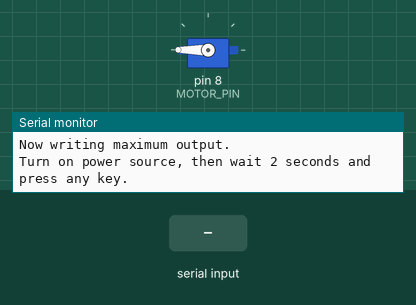
Bench run of a sketch on a simulated Arduino Uno, built with avr-gcc and run on an emulated ATmega328P. Parts: servo, the last lines printed to the serial monitor. The inputs (shaded band) are chosen by the test bench.

Above: at 0.9 s.
1.0 s: "90,45\n" received over Serial
At 1.8 s:
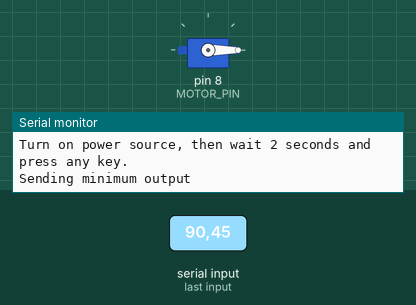
2.5 s: "30,150\n" received over Serial
At 3.4 s:
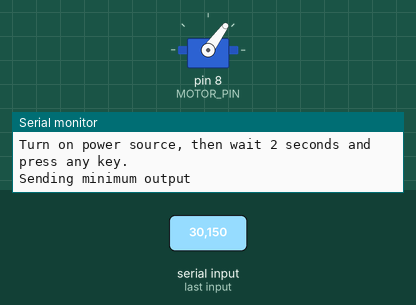
4.0 s: "90\n" received over Serial
At 4.3 s:
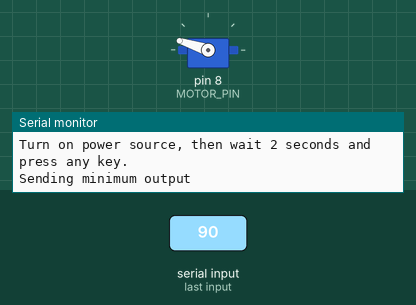
5.5 s: "200\n" received over Serial
At 6.7 s:
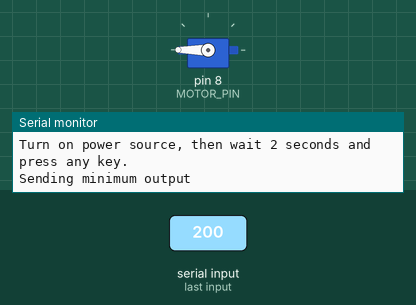
Timing chart, 0 to 8.0 s (numbered marks = the images above; inputs shaded):
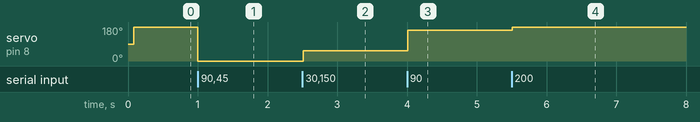

The sketch:

ESC_Calibrate.ino
```cpp
/**
 * Program to calibrate ESC Drivers for BLDC Motors
*/

#include <Servo.h>

#include <string.h>

#define MAX_SIGNAL 1800
#define MIN_SIGNAL 700

#define MOTOR_PIN 8

Servo motor;

void setup()
{
	Serial.begin(9600);
	Serial.println("Program begin...");
	Serial.println("This program will calibrate the ESC.");

	motor.attach(MOTOR_PIN, MIN_SIGNAL, MAX_SIGNAL);

	Serial.println("Now writing maximum output.");
	Serial.println("Turn on power source, then wait 2 seconds and press any key.");
	motor.write(MAX_SIGNAL);

	// Wait for input
	while (!Serial.available());
	Serial.read();

	// Send min output
	Serial.println("Sending minimum output");
	motor.write(MIN_SIGNAL);
}

String serialString = "";
void loop()
{
	while (Serial.available())
	{
		char c = Serial.read();	//gets one byte from serial buffer
		serialString += c; 		//makes the String readString
		delay(2);  				//slow looping to allow buffer to fill with next character
	}

	if (serialString.length() > 0)
	{
		//motor.write(map(to_int(serialString), 0, 100, MIN_SIGNAL, MAX_SIGNAL));
		motor.write(map(to_int(serialString), 0, 100, MIN_SIGNAL, MAX_SIGNAL));
		serialString = "";
	}
}

int to_int(String str)
{
	return atoi(str.c_str());
}
```

Measured:
- after the input at 1.0 s, servo on pin 8 (MOTOR_PIN): 180° → 0° at once
- after the input at 2.5 s, servo on pin 8 (MOTOR_PIN): 0° → 54° at once
- after the input at 4.0 s, servo on pin 8 (MOTOR_PIN): 54° → 162° at once
- after the input at 5.5 s, servo on pin 8 (MOTOR_PIN): 162° → 180° at once
